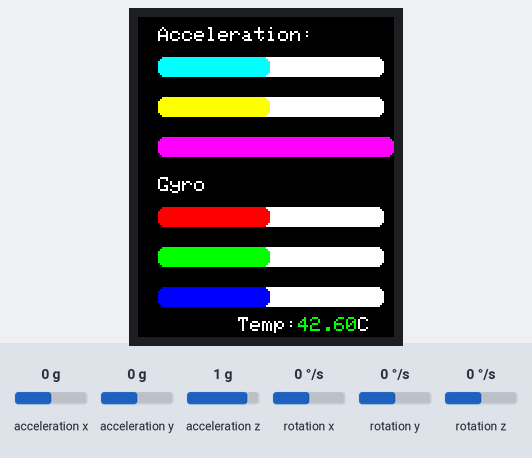
Simulated run of this sketch. Board: Arduino Uno, built with avr-gcc and run on an emulated ATmega328P. Parts: 128×160 colour display. Wiring (inferred from the names in the program): MPU-6050 motion sensor at I2C address 0x68. The test bench sets the inputs (shaded band); at power-on: acceleration x 0 g, acceleration y 0 g, acceleration z 1 g, rotation x 0 °/s, rotation y 0 °/s, rotation z 0 °/s. What the sketch prints to the serial monitor is not drawn.

Above: at 1.3 s.
1.4 s: acceleration x set to -1.4 g
At 2.6 s:
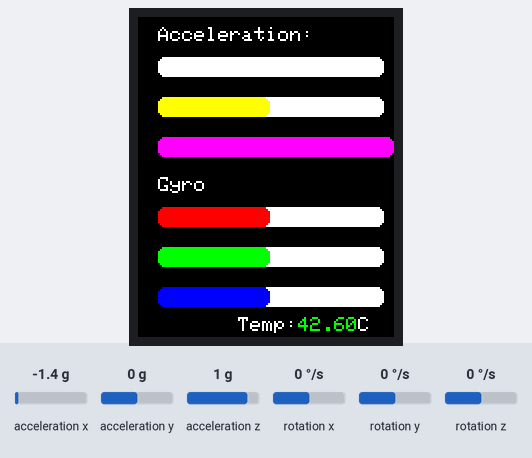
2.9 s: acceleration y set to -1.4 g
At 4.2 s:
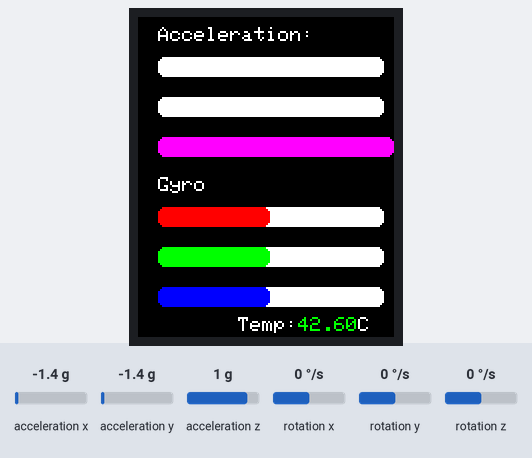
4.5 s: acceleration z set to -1.4 g
At 6.1 s:
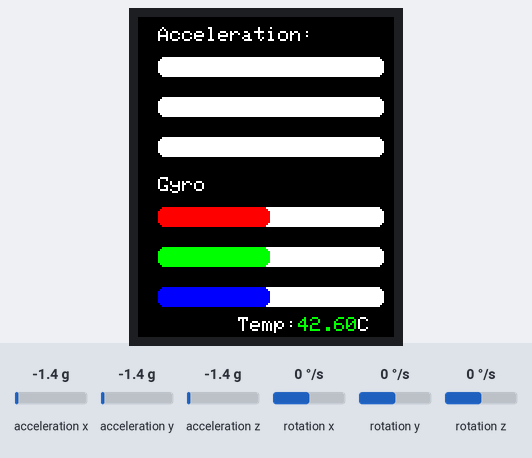
7.5 s: rotation x set to -100 °/s
At 8.1 s:
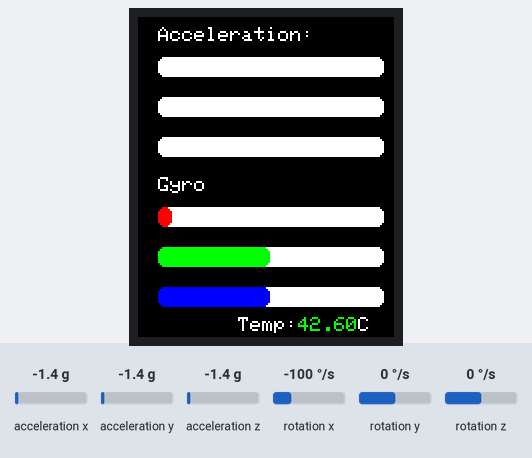
10.5 s: rotation y set to -192 °/s
At 11.2 s:
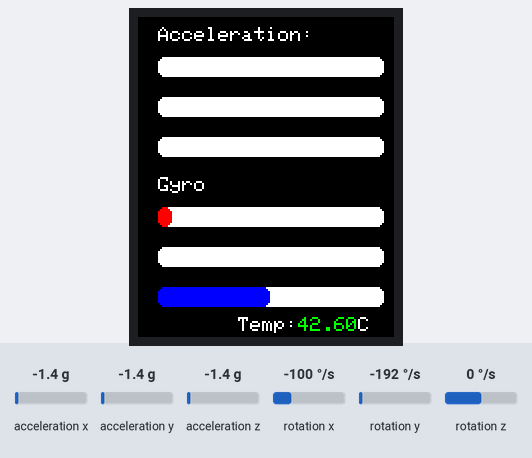
Timing chart, 0 to 13.5 s (numbered marks = the images above; inputs shaded):
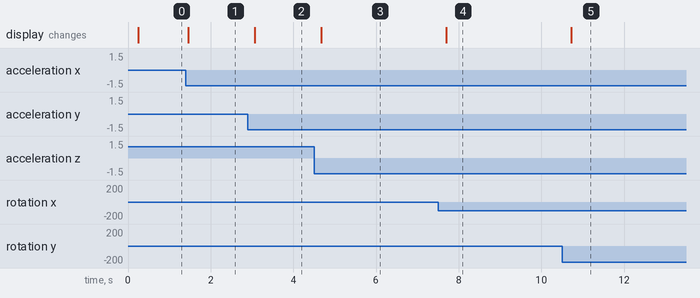

Measured:
- after the input at 1.4 s, the display: changes after 0.05 s (image 1)
- after the input at 2.9 s, the display: changes after 0.17 s (image 2)
- after the input at 4.5 s, the display: changes after 0.18 s (image 3)
- after the input at 7.5 s, the display: changes after 0.20 s (image 4)
- after the input at 10.5 s, the display: changes after 0.23 s (image 5)

The sketch:

Arduino.ino
```cpp
// Created by Michael Braverman
// 9 March 2016

// Usese PaulStoffregen's optimized Adafruit_ST7735 library
// https://github.com/PaulStoffregen/Adafruit_ST7735

// MPU-6050 sensor setup
#include<Wire.h>
const int MPU_addr=0x68;  // I2C address of the MPU-6050
int16_t AcX,AcY,AcZ,Tmp,GyX,GyY,GyZ;

// ST7735 lcd setup
#include <Adafruit_GFX.h>    // Core graphics library
#include <Adafruit_ST7735.h> // Hardware-specific library
#include <SPI.h>

// This Teensy3 native optimized version requires specific pins
#define sclk 13  // SCLK can also use pin 14
#define mosi 11  // MOSI can also use pin 7
#define cs   10  // CS & DC can use pins 2, 6, 9, 10, 15, 20, 21, 22, 23
#define dc   9   //  but certain pairs must NOT be used: 2+10, 6+9, 20+23, 21+22
#define rst  8   // RST can use any pin
#define sdcs 4   // CS for SD card, can use any pin

#if defined(__SAM3X8E__)
    #undef __FlashStringHelper::F(string_literal)
    #define F(string_literal) string_literal
#endif

// Option 1: use any pins but a little slower
//Adafruit_ST7735 tft = Adafruit_ST7735(cs, dc, mosi, sclk, rst);

// Option 2: must use the hardware SPI pins
// (for UNO thats sclk = 13 and sid = 11) and pin 10 must be
// an output. This is much faster - also required if you want
// to use the microSD card (see the image drawing example)
Adafruit_ST7735 tft = Adafruit_ST7735(cs, dc, rst);
float p = 3.1415926;

// TIMERS
// nameOfTheTimerMillisX where "X" is its number
unsigned long timerMillis1;
int refreshInterval1 = 200; // in ms

void setup() {
  pinMode(sdcs, INPUT_PULLUP);  // keep SD CS high when not using SD card
  Wire.begin();
  Wire.beginTransmission(MPU_addr);
  Wire.write(0x6B);  // PWR_MGMT_1 register
  Wire.write(0);     // set to zero (wakes up the MPU-6050)
  Wire.endTransmission(true);
  Serial.begin(115200);

  // If your TFT's plastic wrap has a Black Tab, use the following:
  tft.initR(INITR_BLACKTAB);   // initialize a ST7735S chip, black tab
  // If your TFT's plastic wrap has a Red Tab, use the following:
  //tft.initR(INITR_REDTAB);   // initialize a ST7735R chip, red tab
  // If your TFT's plastic wrap has a Green Tab, use the following:
  //tft.initR(INITR_GREENTAB); // initialize a ST7735R chip, green tab
}

void loop() {

  // READ SENSOR
  Wire.beginTransmission(MPU_addr);
  Wire.write(0x3B);  // starting with register 0x3B (ACCEL_XOUT_H)
  Wire.endTransmission(false);
  Wire.requestFrom(MPU_addr,14,true);  // request a total of 14 registers
  AcX=Wire.read()<<8|Wire.read();  // 0x3B (ACCEL_XOUT_H) & 0x3C (ACCEL_XOUT_L)
  AcY=Wire.read()<<8|Wire.read();  // 0x3D (ACCEL_YOUT_H) & 0x3E (ACCEL_YOUT_L)
  AcZ=Wire.read()<<8|Wire.read();  // 0x3F (ACCEL_ZOUT_H) & 0x40 (ACCEL_ZOUT_L)
  Tmp=Wire.read()<<8|Wire.read();  // 0x41 (TEMP_OUT_H) & 0x42 (TEMP_OUT_L)
  GyX=Wire.read()<<8|Wire.read();  // 0x43 (GYRO_XOUT_H) & 0x44 (GYRO_XOUT_L)
  GyY=Wire.read()<<8|Wire.read();  // 0x45 (GYRO_YOUT_H) & 0x46 (GYRO_YOUT_L)
  GyZ=Wire.read()<<8|Wire.read();  // 0x47 (GYRO_ZOUT_H) & 0x48 (GYRO_ZOUT_L)

  // SEND TO PROCESSING
  Serial.print(AcX);
  Serial.print(',');
  Serial.print(AcY);
  Serial.print(',');
  Serial.print(AcZ);
  Serial.print(',');

  // DRAW SCREEN
  // display refresh timmer
  if ((millis() - timerMillis1) > refreshInterval1) {
    // record the time of when this action occured
    timerMillis1 = millis();
    // refresh display
    refreshDisplay();
  }
}

void refreshDisplay() {

  // draw settings
  int barWidth = 113;

  // read values
  int AcBarX = map(AcX, -15000, 15000, 0, barWidth);
  int AcBarY = map(AcY, -15000, 15000, 0, barWidth);
  int AcBarZ = map(AcZ, -15000, 15000, 0, barWidth);
  int GyBarX = map(GyX, -15000, 15000, 0, barWidth);
  int GyBarY = map(GyY, -15000, 15000, 0, barWidth);
  int GyBarZ = map(GyZ, -15000, 15000, 0, barWidth);

  // for some reason the number is negative and multiplied by 100
  // convert temp to a good value
  float temp = -Tmp;
  temp = temp /100;

  // text
  tft.fillScreen(ST7735_BLACK);
  tft.setTextSize(1);
  tft.setTextColor(ST7735_WHITE);
  tft.setCursor(10, 5);
  tft.print("Acceleration:");
  tft.setCursor(10, 80);
  tft.print("Gyro");
  tft.setCursor(50, 150);
  tft.print("Temp:");
  tft.setTextColor(ST7735_GREEN);
  tft.print(temp);
  tft.setTextColor(ST7735_WHITE);
  tft.print("C");

  // acceleration
  tft.fillRoundRect(10, 20, barWidth, 10, 3, ST7735_WHITE);
  tft.fillRoundRect(10, 20, AcBarX, 10, 3, ST7735_CYAN);
  tft.fillRoundRect(10, 40, barWidth, 10, 3, ST7735_WHITE);
  tft.fillRoundRect(10, 40, AcBarY, 10, 3, ST7735_YELLOW);
  tft.fillRoundRect(10, 60, barWidth, 10, 3, ST7735_WHITE);
  tft.fillRoundRect(10, 60, AcBarZ, 10, 3, ST7735_MAGENTA);

  // gyro
  tft.fillRoundRect(10, 95, barWidth, 10, 3, ST7735_WHITE);
  tft.fillRoundRect(10, 95, GyBarX, 10, 3, ST7735_RED);
  tft.fillRoundRect(10, 115, barWidth, 10, 3, ST7735_WHITE);
  tft.fillRoundRect(10, 115, GyBarY, 10, 3, ST7735_GREEN);
  tft.fillRoundRect(10, 135, barWidth, 10, 3, ST7735_WHITE);
  tft.fillRoundRect(10, 135, GyBarZ, 10, 3, ST7735_BLUE);
}
```
